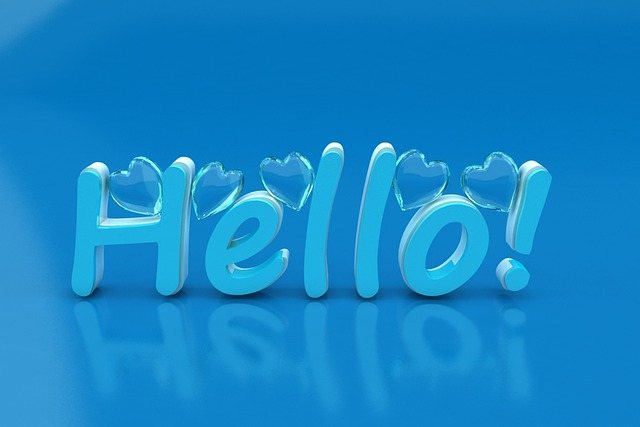
#> input picture Helloimage.jpg, 640 x 427 px
$ python Opencv_practice5.py
#> lines starting #> are read from the running program, lines starting #| are printed output that depends on the picture; after the words box and inside, x2 and y2 are one past the last pixel; in counts of white or black regions, pixels touching at a corner belong together
import cv2
img=cv2.imread("Helloimage.jpg")
#> img is the input picture: shape (427, 640, 3); mean B, G, R 199.6, 134.6, 19.1
grayImg=cv2.cvtColor(img,cv2.COLOR_BGR2GRAY)
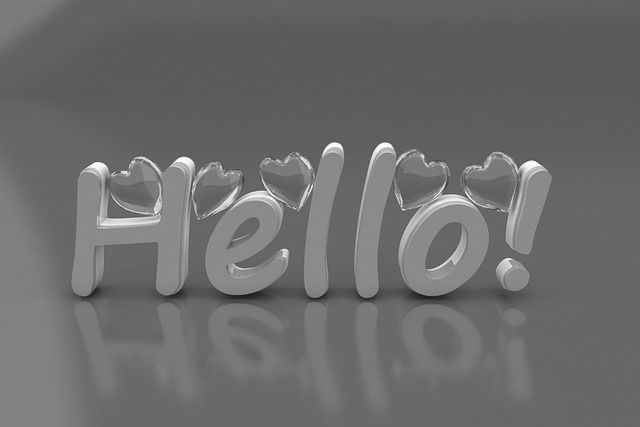
#> grayImg: shape (427, 640); min 24, max 254, mean 107.5
#dst=cv2.threshold(src,threshold,maxValueForThreshold,binary,type)[1]

thresholdImg=cv2.threshold(grayImg,131,255,cv2.THRESH_BINARY)[1]
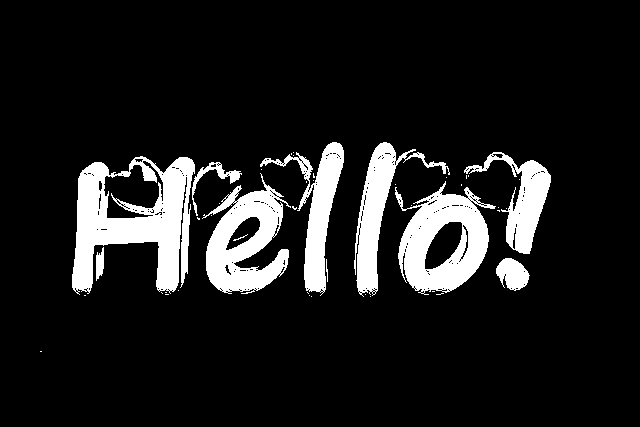
#> thresholdImg: shape (427, 640); 11.7% white; 45 white regions (34 under 20 px), largest, box (x1, y1, x2, y2) and area: (72, 156, 195, 295) 8923, (395, 181, 496, 295) 5937, (202, 173, 291, 294) 5353
cv2.imshow("Original", img)
cv2.imshow("Threshold.jpg", thresholdImg)
cv2.imwrite("ThresholdImage.jpg", thresholdImg)

## 0 - Black
#180 -Mid
#255 - White
